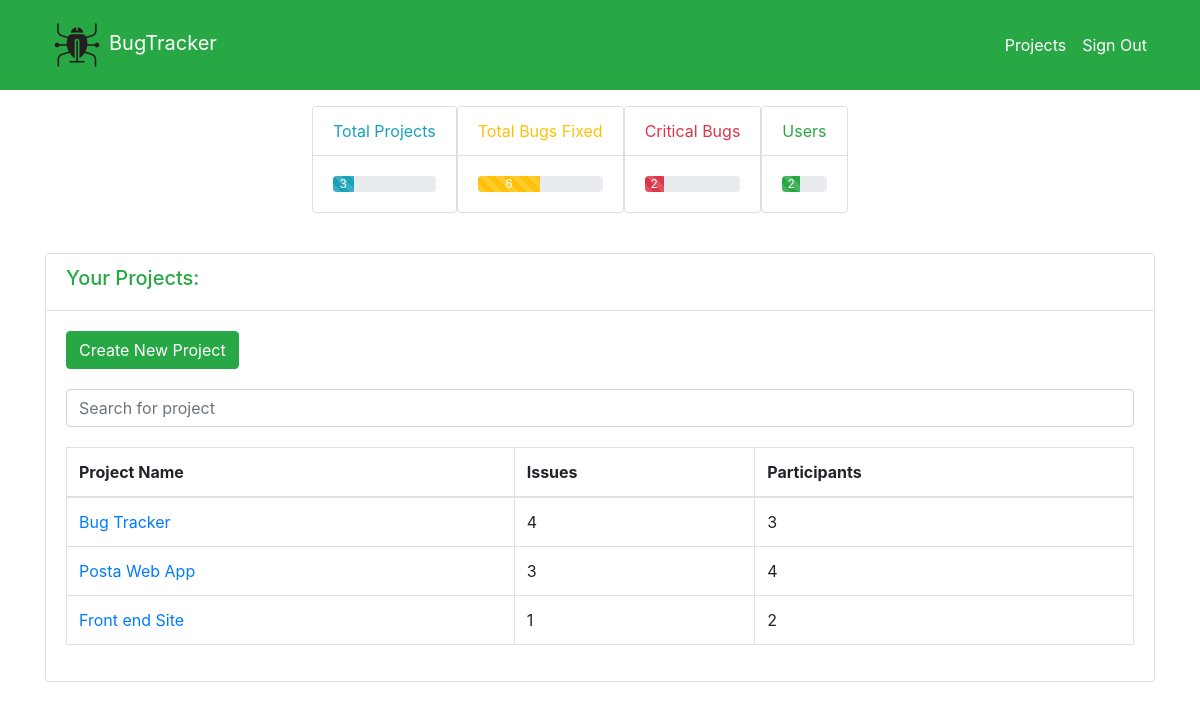
The app's page /projects.php with its own data.
### tables this page shows
CREATE TABLE `projects` (
  `id` int(11) NOT NULL,
  `project_name` varchar(255) NOT NULL,
  `issues` int(11) NOT NULL,
  `participants` int(11) NOT NULL
);

### projects.php (the view, shortened to what this page needs)
<?php
require 'config.php';
?>
<!DOCTYPE html>
<html lang="en">
<head>
  <link href="bootstrap/css/bootstrap.min.css" rel="stylesheet">
  <link href="css/style.css" rel="stylesheet">
  <link rel="stylesheet" href="https://cdnjs.cloudflare.com/ajax/libs/font-awesome/4.7.0/css/font-awesome.min.css">
</head>
<body>
<nav class="navbar navbar-expand-sm bg-success text-white fixed-top">
    <div class="container">
      <a class="navbar-brand" href="projects.php"><span class="text-white"><img src="images/logo.png">BugTracker</span></a>
      <div class="collapse navbar-collapse" id="navbarResponsive">
      <ul class="navbar-nav ml-auto">
          <li class="nav-item active">
            <a class="nav-link text-white" href="projects.php">Projects</a>
          </li>
          <li class="nav-item">
          <a class="nav-link text-white" href="users.php?action=Logout">Sign Out</a>
          </li>
        </ul>
      </div>
    </div>
  </nav>
<div class="container" style="margin-top: 50px;">
<div class="container-fluid d-flex justify-content-center" style="padding-right: 5%;">
          <div class="card">
          <div class="card-header text-info bg-white">Total Projects</div>
           <div class="card-body">
            <div class="progress">
            <?php
                 $sql="SELECT id FROM projects";
                  $stm1=$conn->prepare($sql);
                  $stm1->execute();
                  $project_count=$stm1->rowCount();;?>
            <div class="progress-bar progress-bar-striped active bg-info" role="progressbar"
             aria-valuenow="40" aria-valuemin="0" aria-valuemax="100" style="width:20%">
             <?php echo $project_count?>
          </div>
        </div>
          </div>
         </div>
          <div class="card ">
          <div class="card-header text-warning bg-white">Total Bugs Fixed</div>
           <div class="card-body">
           <div class="progress">
            <?php
                 $sql="SELECT issue_id FROM issues where status='completed'";
                  $stm1=$conn->prepare($sql);
                  $stm1->execute();
                  $fixed_count=$stm1->rowCount();;?>
            <div class="progress-bar progress-bar-striped active bg-warning" role="progressbar"
             aria-valuenow="40" aria-valuemin="0" aria-valuemax="100" style="width:50%">
             <?php echo $fixed_count?>
          </div>
          </div>
          </div>
         </div>
          <div class="card ">
          <div class="card-header text-danger bg-white">Critical Bugs</div>
           <div class="card-body">
           <div class="progress">
            <?php
                 $sql="SELECT issue_id FROM issues where status!='completed'";
                  $stm1=$conn->prepare($sql);
                  $stm1->execute();
                  $fixed_count=$stm1->rowCount();;?>
            <div class="progress-bar progress-bar-striped active bg-danger" role="progressbar"
             aria-valuenow="40" aria-valuemin="0" aria-valuemax="100" style="width:20%">
             <?php echo $fixed_count?>
          </div>
          </div>
          </div>
         </div>
         <div class="card ">
         <div class="card-header text-success bg-white">Users</div>
           <div class="card-body">
           <div class="progress">
            <?php
                 $sql="SELECT user_id FROM users ";
                  $stm1=$conn->prepare($sql);
                  $stm1->execute();
                  $user_count=$stm1->rowCount();;?>
            <div class="progress-bar progress-bar-striped active bg-success" role="progressbar"
             aria-valuenow="40" aria-valuemin="0" aria-valuemax="100" style="width:40%">
             <?php echo $user_count?>
          </div>
          </div>
         </div>
         </div>
</div>
    <div class="card" style="margin-top: 40px;">
        <div class="card-header text-success bg-white">
            <h5>Your Projects:
          </div>
        <div class="card-body">
    <a href="newProject.php" class="btn btn-success text-white">Create New Project</a>
       <div class="input-group" style="margin-top:20px">
        <input type="text" class="form-control" placeholder="Search for project " id="myInput" onkeyup="myFunction()">
       </div>
     <div class="table-responsive">
    <table class="table table-bordered" style="margin-top: 20px;width: 100%;" id="myTable">
        <thead>
          <tr>
            <th>Project Name</th>
            <th>Issues</th>
            <th>Participants</th>
          </tr>
        </thead>
        <tbody>
         <?php
                 $sql="SELECT * FROM projects";
                 $stm=$conn->prepare($sql);
                 $stm->execute();
                while($row = $stm->fetch(PDO::FETCH_ASSOC))
                {
              ?>
            <tr>
                <td><?php echo '<a href="issues.php?project=' . $row['id'] . '">'.$row['project_name'].'</a>';?></td>
                <td><?php echo $row['issues'];?></td>
                <td><?php echo $row['participants'];?></td>
            </tr>
            <?php
                }
             ?>
        </tbody>
      </table>
      </div>
      </div>
      </div>
      </div>
</body>
</html>

### css/style.css (style rules this page uses)
body { padding-top: 56px; }
a { text-decoration: none; }
.text-success { color: #28a745; }
.text-danger { color: #dc3545; }
table { width: 100%; }

### records on screen
projects: project_name "Bug Tracker", issues "4", participants "3"
projects: project_name "Posta Web App", issues "3", participants "4"
projects: project_name "Front end Site", issues "1", participants "2"

### other values on screen
$project_count "3"
$fixed_count "6"
$fixed_count "2"
$user_count "2"
